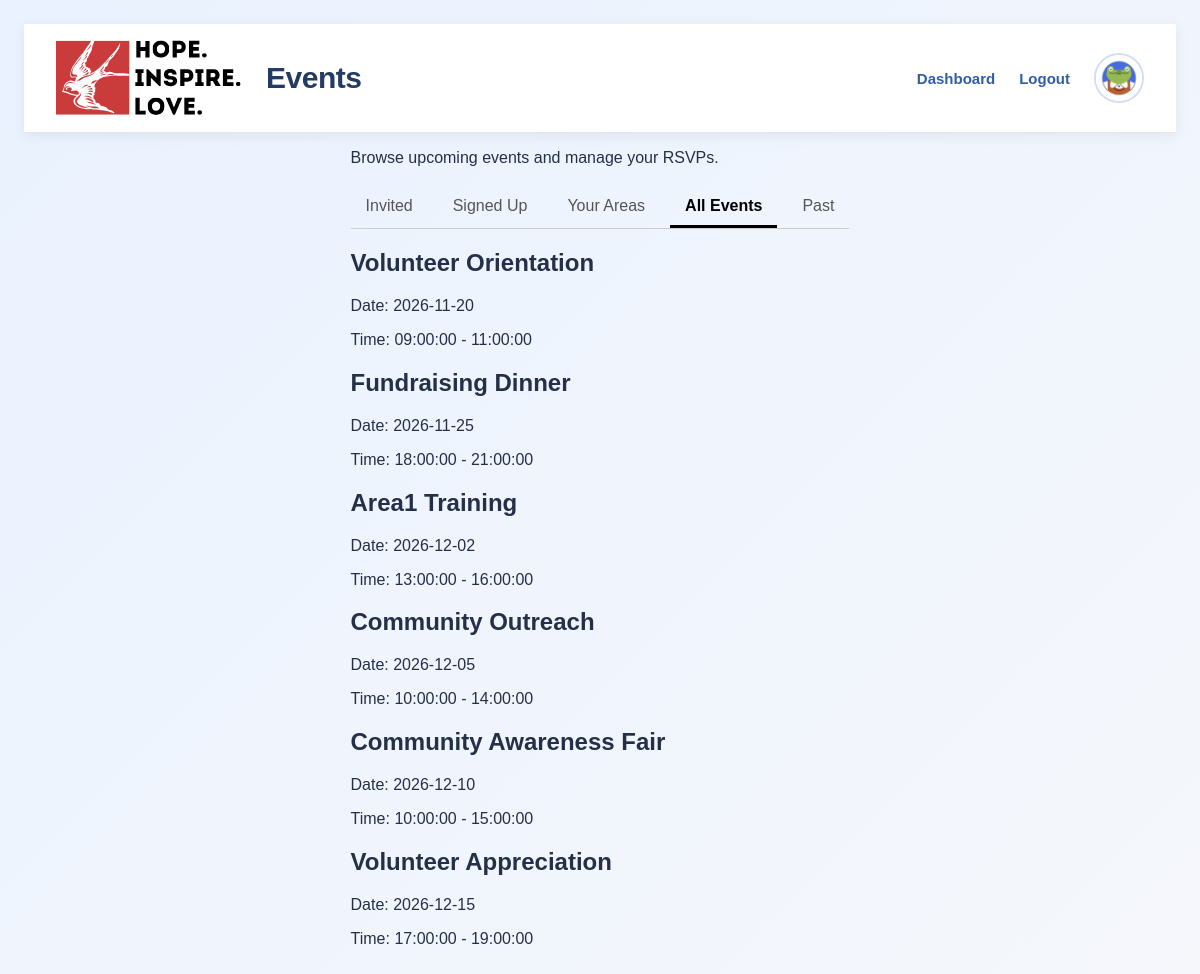
Page /Events.php?tab=all (signed in) on the committed database.
### tables this page shows
CREATE TABLE IF NOT EXISTS Event (
    Event_ID INT AUTO_INCREMENT PRIMARY KEY,
    Event_Name VARCHAR(100) NOT NULL,
    Event_Description TEXT NOT NULL,
    Event_Date DATE NOT NULL,
    Start_Time TIME NOT NULL,
    End_Time TIME NOT NULL,
    Manager_ID INT NOT NULL,
    Location_ID INT NOT NULL,
    Client_Name VARCHAR(100),

     
    FOREIGN KEY (Manager_ID) REFERENCES Users(User_ID),
    FOREIGN KEY (Location_ID) REFERENCES Location(Location_ID)
);

### Events.php (the view, shortened to what this page needs)
<?php
require_once "helpers/config.php";
$tab = $_GET["tab"] ?? "invited";
if ($tab === "invited") {
    $sql = "SELECT Event.*
            FROM Event
            JOIN Event_Signup
                ON Event.Event_ID = Event_Signup.Event_ID
            WHERE Event_Signup.User_ID = ?
                AND Event_Signup.Is_Invited = TRUE
                AND TIMESTAMP(Event.Event_Date, Event.End_Time) >= NOW()
            ORDER BY Event.Event_Date ASC, Event.Start_Time ASC";
} elseif ($tab === "all") {
    $sql = "SELECT Event.*
            FROM Event
            WHERE TIMESTAMP(Event.Event_Date, Event.End_Time) >= NOW()
            ORDER BY Event.Event_Date ASC, Event.Start_Time ASC";
} elseif ($tab === "past") {
    $sql = "SELECT Event.*
            FROM Event
            WHERE TIMESTAMP(Event.Event_Date, Event.End_Time) < NOW()
            ORDER BY Event.Event_Date DESC, Event.Start_Time DESC";
}
$stmt = $conn->prepare($sql);
$stmt->execute();
$result = $stmt->get_result();
?>
<!DOCTYPE html>
<html lang="en">
<head>
    <link rel="stylesheet" href="styles/main.css">
    <link rel="stylesheet" href="styles/events.css">
</head>
<body>
    <?php
    include "helpers/header.php";
    ?>
    <div class="page">
        <main>
            <p>Browse upcoming events and manage your RSVPs.</p>
            <nav class="event-tabs">
                <a href="Events.php?tab=invited"
                class="<?php echo ($tab === 'invited') ? 'active' : ''; ?>">
                    Invited
                </a>
                <a href="Events.php?tab=signedup"
                class="<?php echo ($tab === 'signedup') ? 'active' : ''; ?>">
                    Signed Up
                </a>
                <a href="Events.php?tab=yourareas"
                class="<?php echo ($tab === 'yourareas') ? 'active' : ''; ?>">
                    Your Areas
                </a>
                <a href="Events.php?tab=all"
                class="<?php echo ($tab === 'all') ? 'active' : ''; ?>">
                    All Events
                </a>
                <a href="Events.php?tab=past"
                class="<?php echo ($tab === 'past') ? 'active' : ''; ?>">
                    Past
                </a>
            </nav>
            <section class="event-list">
                <?php
                if ($result->num_rows > 0) {
                    while ($event = $result->fetch_assoc()) {
                        ?>
                        <div class="event-card">
                            <h2><?php echo htmlspecialchars($event["Event_Name"]); ?></h2>
                            <p>
                                Date: <?php echo $event["Event_Date"]; ?>
                            </p>
                            <p>
                                Time: <?php echo $event["Start_Time"]; ?>
                                -
                                <?php echo $event["End_Time"]; ?>
                            </p>
                        </div>
                        <?php
                    }
                } else {
                    echo "<p>No events found.</p>";
                }
                ?>
            </section>
        </main>
    </div>
</body>
</html>

### styles/main.css (style rules this page uses)
body { min-height: 100vh; margin: 0; padding: 24px; box-sizing: border-box; background: linear-gradient(135deg, #eaf2ff, #f5f7fb); font-family: Arial, Helvetica, sans-serif; color: #243047; }
.page { display: flex; justify-content: center; align-items: center; }

### styles/events.css (style rules this page uses)
.event-tabs { display: flex; gap: 10px; margin-top: 20px; margin-bottom: 20px; border-bottom: 1px solid #ccc; }
.event-tabs a { padding: 10px 15px; text-decoration: none; color: #555; }
.event-tabs a.active { color: #000; font-weight: bold; border-bottom: 3px solid #000; }

### rows in the picture
event: Event_Name "Volunteer Orientation", Event_Date "2026-11-20", Start_Time "09:00:00", End_Time "11:00:00"
event: Event_Name "Fundraising Dinner", Event_Date "2026-11-25", Start_Time "18:00:00", End_Time "21:00:00"
event: Event_Name "Area1 Training", Event_Date "2026-12-02", Start_Time "13:00:00", End_Time "16:00:00"
event: Event_Name "Community Outreach", Event_Date "2026-12-05", Start_Time "10:00:00", End_Time "14:00:00"
event: Event_Name "Community Awareness Fair", Event_Date "2026-12-10", Start_Time "10:00:00", End_Time "15:00:00"
event: Event_Name "Volunteer Appreciation", Event_Date "2026-12-15", Start_Time "17:00:00", End_Time "19:00:00"

### other values in the picture
$title "Events"
